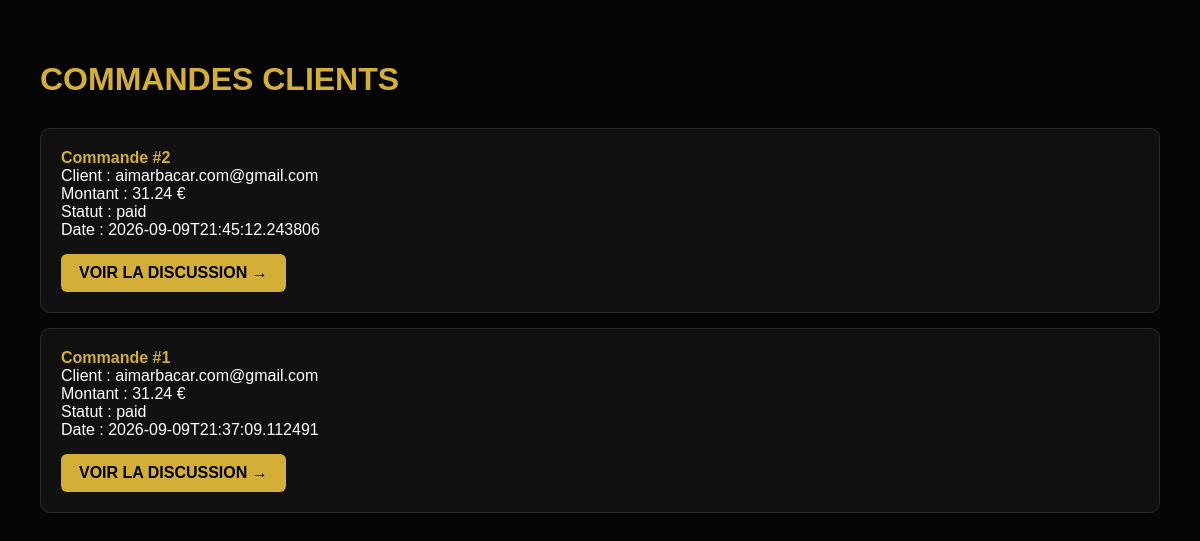
/admin/orders (signed in), run on the app's committed database.
### tables this page shows
CREATE TABLE orders (
            id INTEGER PRIMARY KEY AUTOINCREMENT,
            stripe_session_id TEXT UNIQUE NOT NULL,
            email TEXT,
            total REAL NOT NULL,
            status TEXT NOT NULL DEFAULT 'paid',
            created_at TEXT NOT NULL
        , comment TEXT);

### app.py (the view)
@app.route("/admin/orders")
def admin_orders():
    if not session.get(
        "admin_logged_in"
    ):
        return redirect(
            url_for("admin_login")
        )
    connection = get_db()
    orders = connection.execute(
        """
        SELECT *
        FROM orders
        ORDER BY created_at DESC
        """
    ).fetchall()
    connection.close()
    return render_template(
        "admin_orders.html",
        orders=orders
    )

### app.py (called while the page is built)
def get_db():
    connection = sqlite3.connect(DATABASE)
    connection.row_factory = sqlite3.Row
    return connection

### templates/admin_orders.html (shortened to what this page needs)
<!DOCTYPE html>
<html lang="fr">
<head>
</head>
<body>
    <h1>COMMANDES CLIENTS</h1>
    {% if orders %}
        {% for order in orders %}
            <div class="order">
                <div>
                    <strong>Commande #{{ order["id"] }}</strong>
                </div>
                <div>
                    Client : {{ order["email"] or "Email inconnu" }}
                </div>
                <div>
                    Montant : {{ "%.2f"|format(order["total"]) }} €
                </div>
                <div>
                    Statut : {{ order["status"] }}
                </div>
                <div>
                    Date : {{ order["created_at"] }}
                </div>
                <a
                    class="button"
                    href="{{ url_for('order_page', order_id=order['id']) }}"
                >
                    VOIR LA DISCUSSION →
                </a>
            </div>
        {% endfor %}
    {% else %}
        <p>Aucune commande pour le moment.</p>
    {% endif %}
</body>
</html>

### templates/admin_orders.html (style rules this page uses)
body { margin: 0; padding: 40px; background: #050505; color: #fff; font-family: Arial, sans-serif; }
h1 { color: #d4af37; margin-bottom: 30px; }
.order { background: #111; border: 1px solid #2b2b2b; padding: 20px; margin-bottom: 15px; border-radius: 10px; }
.order strong { color: #d4af37; }
.button { display: inline-block; margin-top: 15px; padding: 10px 18px; background: #d4af37; color: #000; text-decoration: none; font-weight: bold; border-radius: 6px; }

### data on the page
orders: id "2", email "aimarbacar.com@gmail.com", total "31.24", status "paid", created_at "2026-09-09T21:45:12.243806"
orders: id "1", email "aimarbacar.com@gmail.com", total "31.24", status "paid", created_at "2026-09-09T21:37:09.112491"
